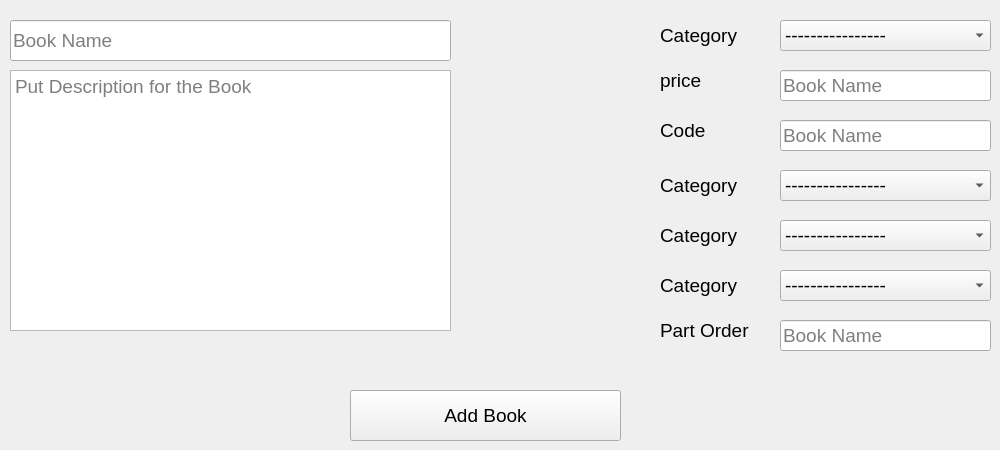
      <widget class="QWidget" name="tab_9">
       <attribute name="title">
        <string>Add Book</string>
       </attribute>
       <widget class="QComboBox" name="comboBox_4">
        <property name="geometry">
         <rect>
          <x>780</x>
          <y>20</y>
          <width>211</width>
          <height>31</height>
         </rect>
        </property>
        <property name="font">
         <font>
          <family>Segoe UI</family>
          <pointsize>14</pointsize>
          <weight>50</weight>
          <bold>false</bold>
         </font>
        </property>
        <item>
         <property name="text">
          <string>----------------</string>
         </property>
        </item>
        <item>
         <property name="text">
          <string>Rent</string>
         </property>
        </item>
        <item>
         <property name="text">
          <string>Retrieve</string>
         </property>
        </item>
       </widget>
       <widget class="QPushButton" name="pushButton_11">
        <property name="geometry">
         <rect>
          <x>350</x>
          <y>390</y>
          <width>271</width>
          <height>51</height>
         </rect>
        </property>
        <property name="font">
         <font>
          <family>Segoe UI</family>
          <pointsize>14</pointsize>
         </font>
        </property>
        <property name="text">
         <string>Add Book</string>
        </property>
       </widget>
       <widget class="QLabel" name="label_3">
        <property name="geometry">
         <rect>
          <x>660</x>
          <y>20</y>
          <width>101</width>
          <height>31</height>
         </rect>
        </property>
        <property name="font">
         <font>
          <family>Segoe UI</family>
          <pointsize>14</pointsize>
         </font>
        </property>
        <property name="text">
         <string>Category</string>
        </property>
       </widget>
       <widget class="QLineEdit" name="lineEdit_4">
        <property name="geometry">
         <rect>
          <x>10</x>
          <y>20</y>
          <width>441</width>
          <height>41</height>
         </rect>
        </property>
        <property name="font">
         <font>
          <family>Segoe UI</family>
          <pointsize>14</pointsize>
         </font>
        </property>
        <property name="placeholderText">
         <string>Book Name</string>
        </property>
       </widget>
       <widget class="QTextEdit" name="textEdit">
        <property name="geometry">
         <rect>
          <x>10</x>
          <y>70</y>
          <width>441</width>
          <height>261</height>
         </rect>
        </property>
        <property name="font">
         <font>
          <family>Segoe UI</family>
          <pointsize>14</pointsize>
          <weight>50</weight>
          <bold>false</bold>
         </font>
        </property>
        <property name="placeholderText">
         <string>Put Description for the Book</string>
        </property>
       </widget>
       <widget class="QLabel" name="label_4">
        <property name="geometry">
         <rect>
          <x>660</x>
          <y>170</y>
          <width>101</width>
          <height>31</height>
         </rect>
        </property>
        <property name="font">
         <font>
          <family>Segoe UI</family>
          <pointsize>14</pointsize>
         </font>
        </property>
        <property name="text">
         <string>Category</string>
        </property>
       </widget>
       <widget class="QComboBox" name="comboBox_5">
        <property name="geometry">
         <rect>
          <x>780</x>
          <y>170</y>
          <width>211</width>
          <height>31</height>
         </rect>
        </property>
        <property name="font">
         <font>
          <family>Segoe UI</family>
          <pointsize>14</pointsize>
          <weight>50</weight>
          <bold>false</bold>
         </font>
        </property>
        <item>
         <property name="text">
          <string>----------------</string>
         </property>
        </item>
        <item>
         <property name="text">
          <string>Rent</string>
         </property>
        </item>
        <item>
         <property name="text">
          <string>Retrieve</string>
         </property>
        </item>
       </widget>
       <widget class="QLabel" name="label_5">
        <property name="geometry">
         <rect>
          <x>660</x>
          <y>220</y>
          <width>101</width>
          <height>31</height>
         </rect>
        </property>
        <property name="font">
         <font>
          <family>Segoe UI</family>
          <pointsize>14</pointsize>
         </font>
        </property>
        <property name="text">
         <string>Category</string>
        </property>
       </widget>
       <widget class="QComboBox" name="comboBox_6">
        <property name="geometry">
         <rect>
          <x>780</x>
          <y>220</y>
          <width>211</width>
          <height>31</height>
         </rect>
        </property>
        <property name="font">
         <font>
          <family>Segoe UI</family>
          <pointsize>14</pointsize>
          <weight>50</weight>
          <bold>false</bold>
         </font>
        </property>
        <item>
         <property name="text">
          <string>----------------</string>
         </property>
        </item>
        <item>
         <property name="text">
          <string>Rent</string>
         </property>
        </item>
        <item>
         <property name="text">
          <string>Retrieve</string>
         </property>
        </item>
       </widget>
       <widget class="QLineEdit" name="lineEdit_5">
        <property name="geometry">
         <rect>
          <x>780</x>
          <y>70</y>
          <width>211</width>
          <height>31</height>
         </rect>
        </property>
        <property name="font">
         <font>
          <family>Segoe UI</family>
          <pointsize>14</pointsize>
         </font>
        </property>
        <property name="placeholderText">
         <string>Book Name</string>
        </property>
       </widget>
       <widget class="QLabel" name="label_6">
        <property name="geometry">
         <rect>
          <x>660</x>
          <y>70</y>
          <width>101</width>
          <height>21</height>
         </rect>
        </property>
        <property name="font">
         <font>
          <family>Segoe UI</family>
          <pointsize>14</pointsize>
         </font>
        </property>
        <property name="text">
         <string>price</string>
        </property>
       </widget>
       <widget class="QLabel" name="label_7">
        <property name="geometry">
         <rect>
          <x>660</x>
          <y>120</y>
          <width>101</width>
          <height>21</height>
         </rect>
        </property>
        <property name="font">
         <font>
          <family>Segoe UI</family>
          <pointsize>14</pointsize>
         </font>
        </property>
        <property name="text">
         <string>Code</string>
        </property>
       </widget>
       <widget class="QLineEdit" name="lineEdit_6">
        <property name="geometry">
         <rect>
          <x>780</x>
          <y>120</y>
          <width>211</width>
          <height>31</height>
         </rect>
        </property>
        <property name="font">
         <font>
          <family>Segoe UI</family>
          <pointsize>14</pointsize>
         </font>
        </property>
        <property name="placeholderText">
         <string>Book Name</string>
        </property>
       </widget>
       <widget class="QLabel" name="label_8">
        <property name="geometry">
         <rect>
          <x>660</x>
          <y>270</y>
          <width>101</width>
          <height>31</height>
         </rect>
        </property>
        <property name="font">
         <font>
          <family>Segoe UI</family>
          <pointsize>14</pointsize>
         </font>
        </property>
        <property name="text">
         <string>Category</string>
        </property>
       </widget>
       <widget class="QComboBox" name="comboBox_7">
        <property name="geometry">
         <rect>
          <x>780</x>
          <y>270</y>
          <width>211</width>
          <height>31</height>
         </rect>
        </property>
        <property name="font">
         <font>
          <family>Segoe UI</family>
          <pointsize>14</pointsize>
          <weight>50</weight>
          <bold>false</bold>
         </font>
        </property>
        <item>
         <property name="text">
          <string>----------------</string>
         </property>
        </item>
        <item>
         <property name="text">
          <string>Rent</string>
         </property>
        </item>
        <item>
         <property name="text">
          <string>Retrieve</string>
         </property>
        </item>
       </widget>
       <widget class="QLineEdit" name="lineEdit_7">
        <property name="geometry">
         <rect>
          <x>780</x>
          <y>320</y>
          <width>211</width>
          <height>31</height>
         </rect>
        </property>
        <property name="font">
         <font>
          <family>Segoe UI</family>
          <pointsize>14</pointsize>
         </font>
        </property>
        <property name="text">
         <string/>
        </property>
        <property name="placeholderText">
         <string>Book Name</string>
        </property>
       </widget>
       <widget class="QLabel" name="label_9">
        <property name="geometry">
         <rect>
          <x>660</x>
          <y>320</y>
          <width>101</width>
          <height>21</height>
         </rect>
        </property>
        <property name="font">
         <font>
          <family>Segoe UI</family>
          <pointsize>14</pointsize>
         </font>
        </property>
        <property name="text">
         <string>Part Order</string>
        </property>
       </widget>
      </widget>
